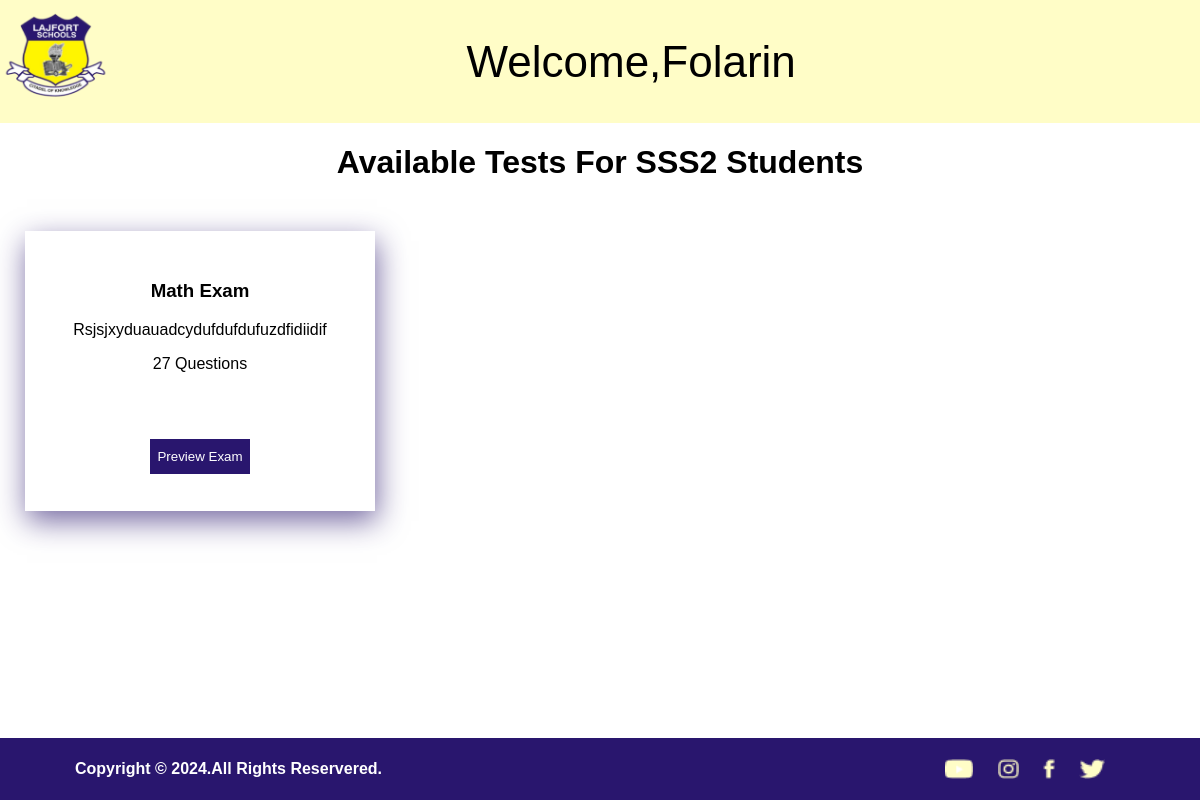
The page / (signed in) on the database as committed earlier.
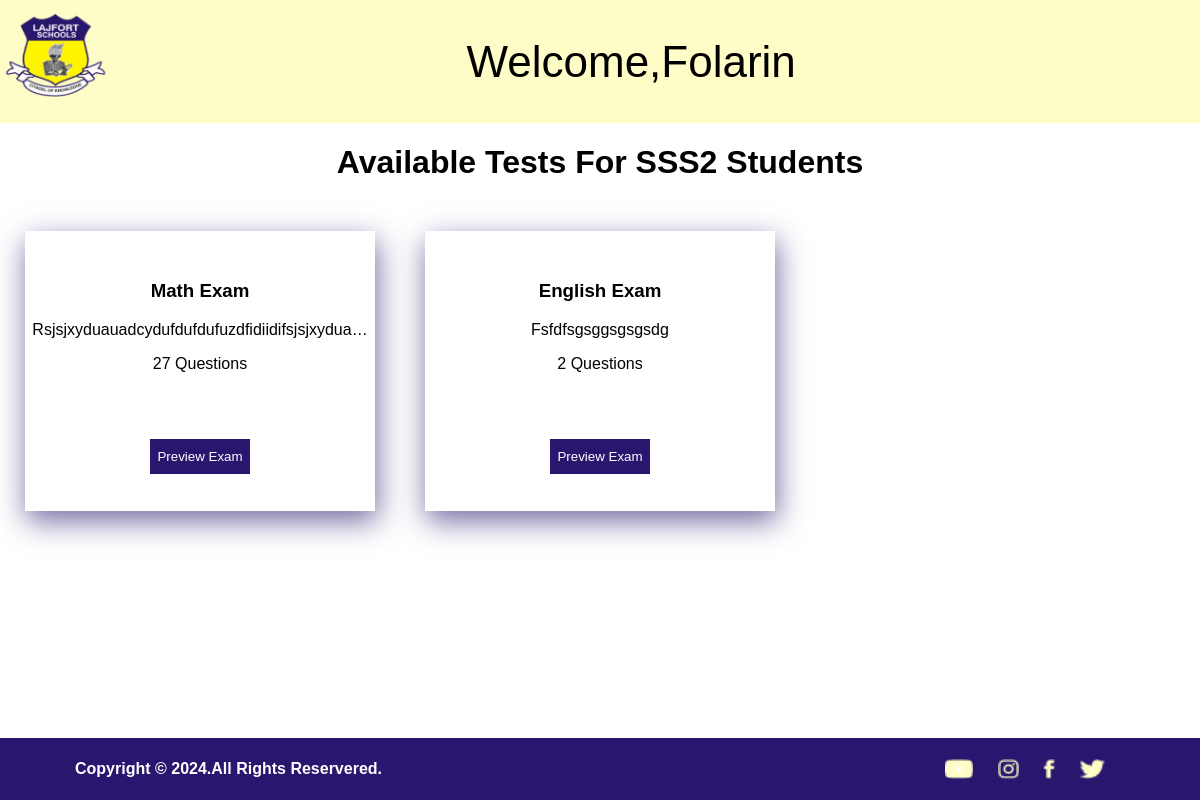
The same page on the database as committed later.
### Examapp/models.py (models this page shows, shortened)
class Exam(models.Model):
    subject = models.CharField(max_length=50,choices=SUBJEECT_CHOICES)
    description = models.TextField(max_length=125)
    title = models.CharField(max_length=50)
    duration = models.FloatField(default=120)
    total_question = models.IntegerField(default=60)
    clas = models.CharField(max_length=200,choices=CLASS_CHIOCE)

### Examapp/views.py (the view)
# urls.py: path('', views.home, name='home'),
@login_required(login_url='login')
def home(request):
    user = request.user
    if Student.objects.filter(student=request.user,clas='JSS1'):
        exam = Exam.objects.filter(clas='JSS1')
        clas = 'JSS1'
    else:
        if Student.objects.filter(student=request.user,clas='JSS2'):
            exam = Exam.objects.filter(clas='JSS2')
            clas = 'JSS2'
        else:
            if Student.objects.filter(student=request.user,clas='JSS3'):
                exam = Exam.objects.filter(clas='JSS3')
                clas = 'JSS3'
            else:
                if Student.objects.filter(student=request.user,clas='SSS1'):
                    exam = Exam.objects.filter(clas='SSS1')
                    clas = 'SSS1'
                else:
                    if Student.objects.filter(student=user,clas='SSS2'):
                        exam = Exam.objects.filter(clas='SSS2')
                        clas = 'SSS2'
                    else:
                        if Student.objects.filter(student=request.user,clas='SSS3'):
                            exam = Exam.objects.filter(clas='SSS3')
                            clas = 'SSS3'
                        else:
                            return render(request, 'home.html',{'exam':exam,'clas':clas})
    return render(request, 'home.html',{'exam':exam,'clas':clas})

### Templates/home.html (shortened to what this page needs)
{% load static %}
<!DOCTYPE html>
<html lang="en">
<head>
    <link rel="stylesheet" href="{% static 'css/home.css' %}">
</head>
<body>
    <header>
        <nav>
            <img class="laj-logo" src="{% static 'images/Lajfort-logo.png' %}" alt="">
            <h1>Welcome,{{request.user}}</h1><br>
        </nav>
    </header>
    {% if exam %}
    <h1 class="top">Available Tests for {{ clas }} Students</h1>
    <main>
        {% for exam in exam %}
        <div class="subject">
            <h3>{{exam.title}}</h3>
            <div>
                <p>{{exam.description|truncatechars:45}}</p>
                <p>{{exam.total_question}} questions</p>
            </div>
            <a href="preview/{{exam.id}}"><input type="submit" class="preview" value="Preview Exam"></a>
        </div>
        {% endfor %}
    </main>
    {% else %}
    <h1 class="top">There is no Available Tests for your class</h1>
    {% endif %}
    <footer>
        <div class="copyright">
            <h4>Copyright &copy; 2024.All rights reservered.</h4>
            <div>
                <img src="{% static 'images/Lajfort-foot-youtube.png' %}" class="social" alt="">
                <img src="{% static 'images/Lajfort-foot-instagram.png' %}" class="social" alt="">
                <img src="{% static 'images/Lajfort-foot-facebook.png' %}" class="social" alt="">
                <img src="{% static 'images/Lajfort-foot-twitter.png' %}" class="social" alt="">
            </div>
        </div>
    </footer>
</body>
</html>

Rows that differ between the two databases and show on the page:
changed Exam "Math Exam": description "Rsjsjxyduauadcydufdufdufuzdfidiidif" → "Rsjsjxyduauadcydufdufdufuzdfidiidifsjsjxydua…"
added Exam: title "English Exam", description "Fsfdfsgsggsgsgsdg", total_question "2"
